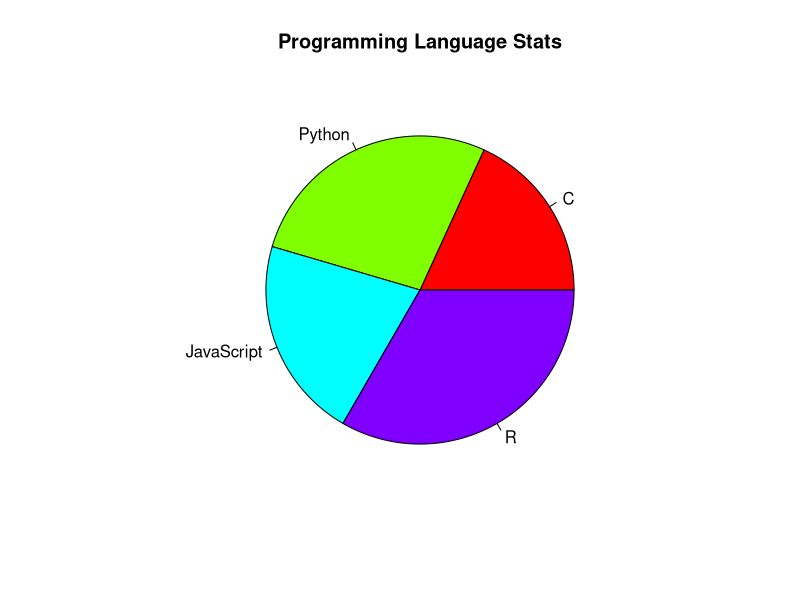
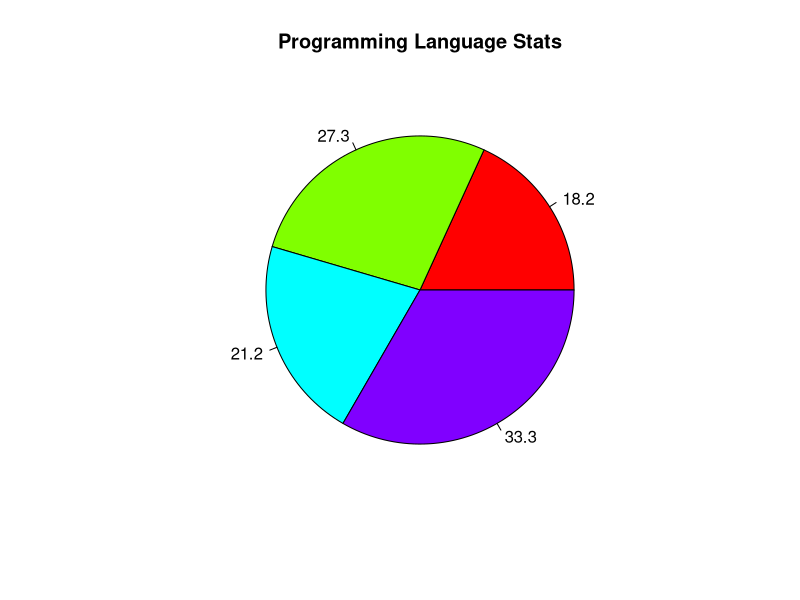
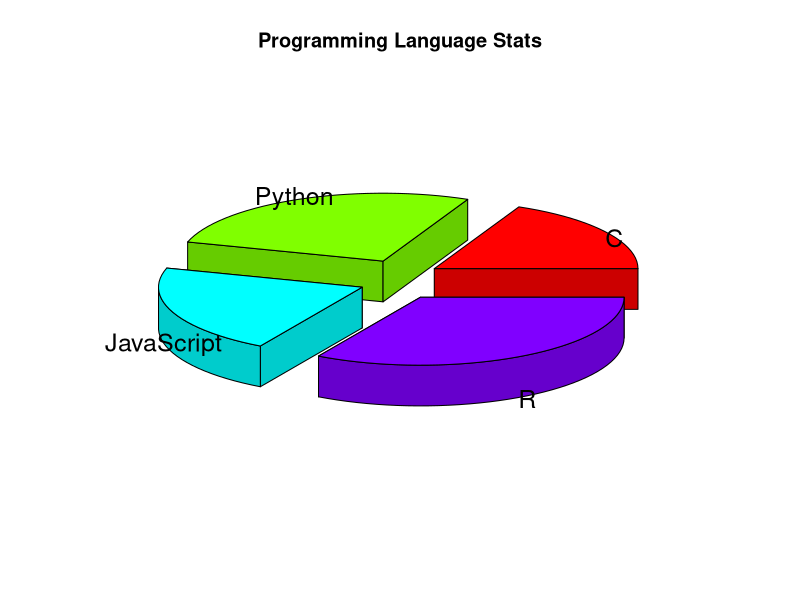
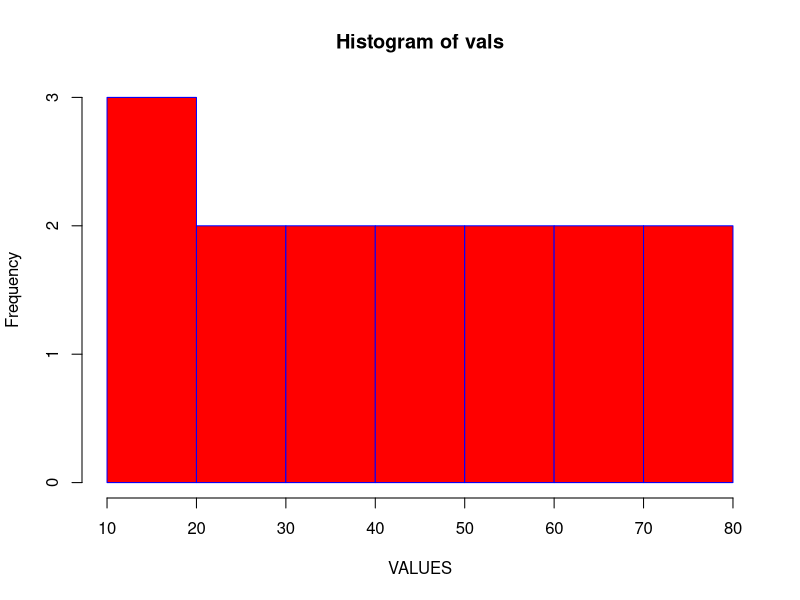
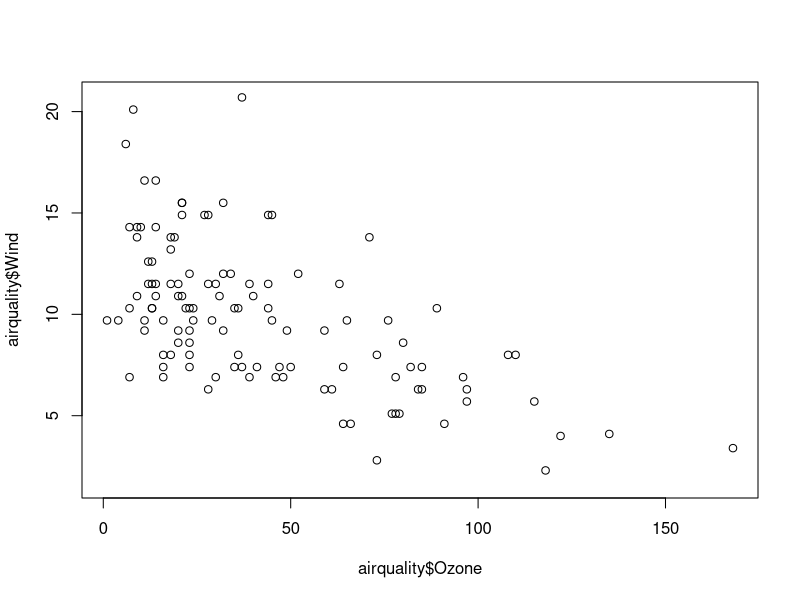
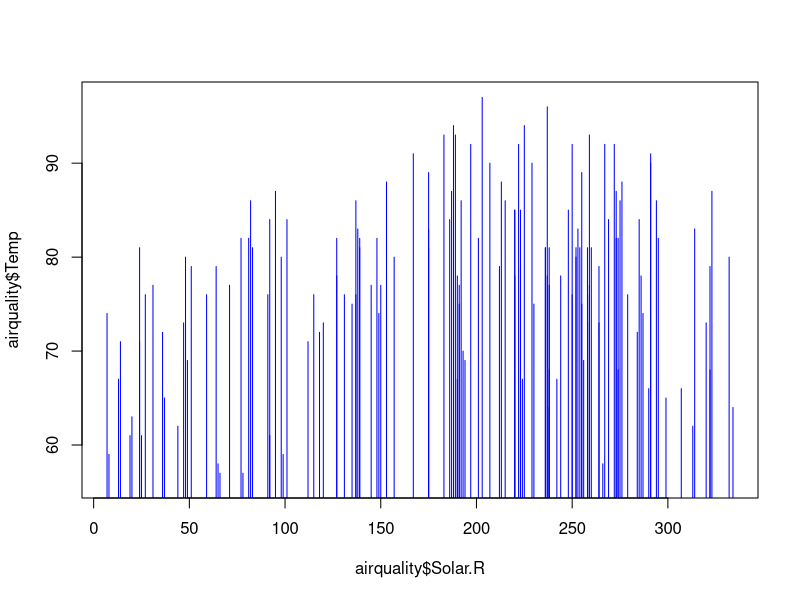

These charts were generated, in order, by the following R code:
# Data Visualisation using charts and graph

label <- c("C","Python","JavaScript","R")
values <- c(60,90,70,110)

pie(values,label,main = "Programming Language Stats",col = rainbow(length(label)))

help("round")

percentStats <- round(100*values/sum(values),1)

pie(values,labels = percentStats,main = "Programming Language Stats",col = rainbow(length(label)))

## 3D piechart

### install plotrix library

install.packages("plotrix")
library("plotrix")

label <- c("C","Python","JavaScript","R")
values <- c(60,90,70,110)

pie3D(values,labels = label,main="Programming Language Stats",explode = 0.2)


## Create histogram

vals <- c(10,15,20,25,30,35,40,45,50,55,60,65,70,75,80)

hist(vals,border = "blue",xlab = "VALUES",col = "red")

## Load Dataset to work

data("airquality")
View(airquality)

## plot 2D axis values

plot(airquality$Ozone,airquality$Wind)
plot(airquality$Solar.R,airquality$Temp,col='blue',type = "h")
